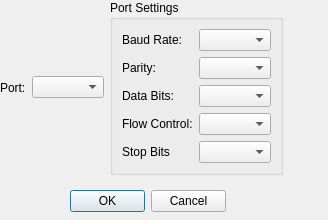
<?xml version="1.0" encoding="UTF-8"?>
<ui version="4.0">
 <class>Dialog</class>
 <widget class="QDialog" name="Dialog">
  <property name="geometry">
   <rect>
    <x>0</x>
    <y>0</y>
    <width>328</width>
    <height>220</height>
   </rect>
  </property>
  <property name="windowTitle">
   <string>Dialog</string>
  </property>
  <widget class="QDialogButtonBox" name="buttonBox">
   <property name="geometry">
    <rect>
     <x>70</x>
     <y>190</y>
     <width>156</width>
     <height>23</height>
    </rect>
   </property>
   <property name="standardButtons">
    <set>QDialogButtonBox::Cancel|QDialogButtonBox::Ok</set>
   </property>
  </widget>
  <widget class="QWidget" name="">
   <layout class="QHBoxLayout" name="horizontalLayout_8">
    <item>
     <layout class="QHBoxLayout" name="horizontalLayout_6">
      <item>
       <widget class="QLabel" name="portLbl">
        <property name="text">
         <string>Port:</string>
        </property>
       </widget>
      </item>
      <item>
       <widget class="QComboBox" name="port"/>
      </item>
     </layout>
    </item>
    <item>
     <widget class="QGroupBox" name="portSettingsGBox">
      <property name="title">
       <string>Port Settings</string>
      </property>
      <layout class="QVBoxLayout" name="verticalLayout">
       <item>
        <layout class="QHBoxLayout" name="horizontalLayout">
         <item>
          <widget class="QLabel" name="baudRateLbl">
           <property name="text">
            <string>Baud Rate:</string>
           </property>
          </widget>
         </item>
         <item>
          <widget class="QComboBox" name="baudRate"/>
         </item>
        </layout>
       </item>
       <item>
        <layout class="QHBoxLayout" name="horizontalLayout_5">
         <item>
          <widget class="QLabel" name="parityLbl">
           <property name="text">
            <string>Parity:</string>
           </property>
          </widget>
         </item>
         <item>
          <widget class="QComboBox" name="parity"/>
         </item>
        </layout>
       </item>
       <item>
        <layout class="QHBoxLayout" name="horizontalLayout_2">
         <item>
          <widget class="QLabel" name="dataBitsLbl">
           <property name="text">
            <string>Data Bits:</string>
           </property>
          </widget>
         </item>
         <item>
          <widget class="QComboBox" name="dataBits"/>
         </item>
        </layout>
       </item>
       <item>
        <layout class="QHBoxLayout" name="horizontalLayout_3">
         <item>
          <widget class="QLabel" name="flowControlLbl">
           <property name="text">
            <string>Flow Control:</string>
           </property>
          </widget>
         </item>
         <item>
          <widget class="QComboBox" name="flowControl"/>
         </item>
        </layout>
       </item>
       <item>
        <layout class="QHBoxLayout" name="horizontalLayout_4">
         <item>
          <widget class="QLabel" name="stopBitsLbl">
           <property name="text">
            <string>Stop Bits</string>
           </property>
          </widget>
         </item>
         <item>
          <widget class="QComboBox" name="stopBits"/>
         </item>
        </layout>
       </item>
      </layout>
     </widget>
    </item>
   </layout>
  </widget>
 </widget>
 <resources/>
 <connections/>
</ui>
